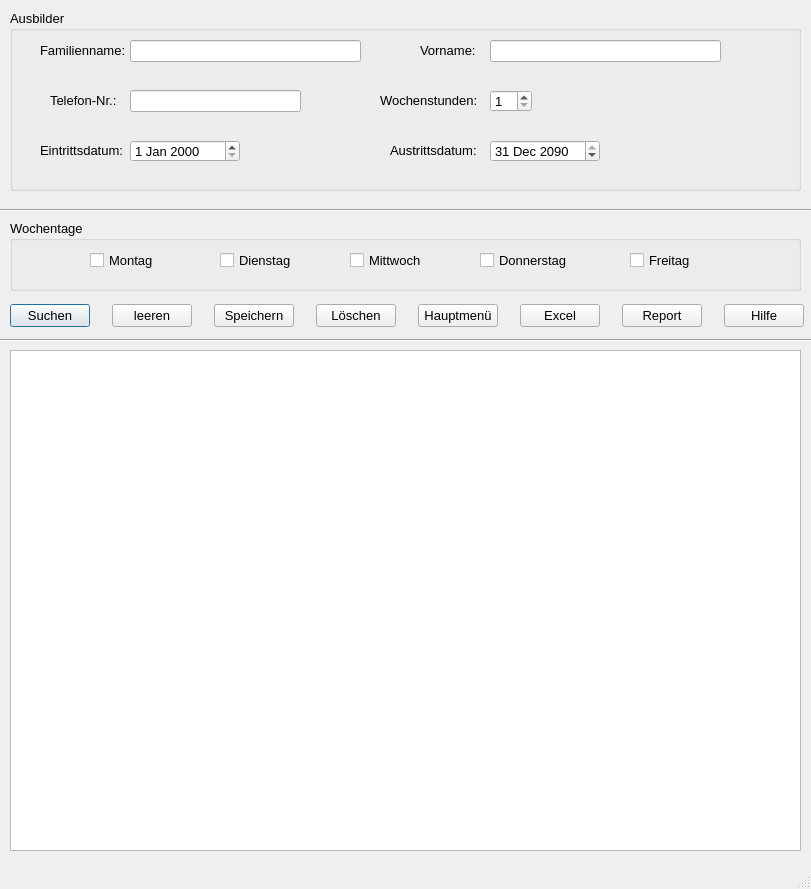
<?xml version="1.0" encoding="UTF-8"?>
<ui version="4.0">
 <class>Ausbilder</class>
 <widget class="QDialog" name="Ausbilder">
  <property name="geometry">
   <rect>
    <x>0</x>
    <y>0</y>
    <width>811</width>
    <height>889</height>
   </rect>
  </property>
  <property name="minimumSize">
   <size>
    <width>761</width>
    <height>889</height>
   </size>
  </property>
  <property name="font">
   <font>
    <pointsize>10</pointsize>
   </font>
  </property>
  <property name="windowTitle">
   <string>Ausbilder</string>
  </property>
  <property name="sizeGripEnabled">
   <bool>true</bool>
  </property>
  <widget class="Line" name="line">
   <property name="geometry">
    <rect>
     <x>-60</x>
     <y>190</y>
     <width>871</width>
     <height>41</height>
    </rect>
   </property>
   <property name="orientation">
    <enum>Qt::Horizontal</enum>
   </property>
  </widget>
  <widget class="QGroupBox" name="groupBox">
   <property name="geometry">
    <rect>
     <x>10</x>
     <y>10</y>
     <width>791</width>
     <height>181</height>
    </rect>
   </property>
   <property name="title">
    <string>Ausbilder</string>
   </property>
   <property name="flat">
    <bool>false</bool>
   </property>
   <widget class="QLabel" name="l_Familienname">
    <property name="geometry">
     <rect>
      <x>30</x>
      <y>30</y>
      <width>91</width>
      <height>21</height>
     </rect>
    </property>
    <property name="text">
     <string>Familienname:</string>
    </property>
   </widget>
   <widget class="QLineEdit" name="le_Familienname">
    <property name="geometry">
     <rect>
      <x>120</x>
      <y>30</y>
      <width>231</width>
      <height>22</height>
     </rect>
    </property>
   </widget>
   <widget class="QLineEdit" name="le_Telefon">
    <property name="geometry">
     <rect>
      <x>120</x>
      <y>80</y>
      <width>171</width>
      <height>22</height>
     </rect>
    </property>
   </widget>
   <widget class="QLabel" name="l_Telefon">
    <property name="geometry">
     <rect>
      <x>40</x>
      <y>80</y>
      <width>71</width>
      <height>21</height>
     </rect>
    </property>
    <property name="text">
     <string>Telefon-Nr.:</string>
    </property>
   </widget>
   <widget class="QLabel" name="l_Eintrittsdatum">
    <property name="geometry">
     <rect>
      <x>30</x>
      <y>130</y>
      <width>91</width>
      <height>21</height>
     </rect>
    </property>
    <property name="text">
     <string>Eintrittsdatum:</string>
    </property>
   </widget>
   <widget class="QLineEdit" name="le_Vorname">
    <property name="geometry">
     <rect>
      <x>480</x>
      <y>30</y>
      <width>231</width>
      <height>22</height>
     </rect>
    </property>
   </widget>
   <widget class="QLabel" name="l_Vorname">
    <property name="geometry">
     <rect>
      <x>410</x>
      <y>30</y>
      <width>61</width>
      <height>21</height>
     </rect>
    </property>
    <property name="text">
     <string>Vorname:</string>
    </property>
   </widget>
   <widget class="QLabel" name="l_Austrittsdatum">
    <property name="geometry">
     <rect>
      <x>380</x>
      <y>130</y>
      <width>91</width>
      <height>21</height>
     </rect>
    </property>
    <property name="text">
     <string>Austrittsdatum:</string>
    </property>
   </widget>
   <widget class="QSpinBox" name="sb_Wochenstunden">
    <property name="geometry">
     <rect>
      <x>480</x>
      <y>80</y>
      <width>42</width>
      <height>22</height>
     </rect>
    </property>
    <property name="minimum">
     <number>1</number>
    </property>
    <property name="maximum">
     <number>50</number>
    </property>
   </widget>
   <widget class="QLabel" name="l_Wochenstunden">
    <property name="geometry">
     <rect>
      <x>370</x>
      <y>80</y>
      <width>111</width>
      <height>21</height>
     </rect>
    </property>
    <property name="text">
     <string>Wochenstunden:</string>
    </property>
   </widget>
   <widget class="QDateEdit" name="de_Eintritt">
    <property name="geometry">
     <rect>
      <x>120</x>
      <y>130</y>
      <width>110</width>
      <height>22</height>
     </rect>
    </property>
   </widget>
   <widget class="QDateEdit" name="de_Austritt">
    <property name="geometry">
     <rect>
      <x>480</x>
      <y>130</y>
      <width>110</width>
      <height>22</height>
     </rect>
    </property>
    <property name="dateTime">
     <datetime>
      <hour>0</hour>
      <minute>0</minute>
      <second>0</second>
      <year>2090</year>
      <month>12</month>
      <day>31</day>
     </datetime>
    </property>
    <property name="maximumDateTime">
     <datetime>
      <hour>23</hour>
      <minute>59</minute>
      <second>59</second>
      <year>2090</year>
      <month>12</month>
      <day>31</day>
     </datetime>
    </property>
   </widget>
  </widget>
  <widget class="QGroupBox" name="groupBox_2">
   <property name="geometry">
    <rect>
     <x>10</x>
     <y>220</y>
     <width>791</width>
     <height>71</height>
    </rect>
   </property>
   <property name="title">
    <string>Wochentage</string>
   </property>
   <property name="flat">
    <bool>false</bool>
   </property>
   <widget class="QCheckBox" name="cb_montag">
    <property name="geometry">
     <rect>
      <x>80</x>
      <y>30</y>
      <width>81</width>
      <height>20</height>
     </rect>
    </property>
    <property name="text">
     <string>Montag</string>
    </property>
   </widget>
   <widget class="QCheckBox" name="cb_Dienstag">
    <property name="geometry">
     <rect>
      <x>210</x>
      <y>30</y>
      <width>81</width>
      <height>20</height>
     </rect>
    </property>
    <property name="text">
     <string>Dienstag</string>
    </property>
   </widget>
   <widget class="QCheckBox" name="cb_Mittwoch">
    <property name="geometry">
     <rect>
      <x>340</x>
      <y>30</y>
      <width>81</width>
      <height>20</height>
     </rect>
    </property>
    <property name="text">
     <string>Mittwoch</string>
    </property>
   </widget>
   <widget class="QCheckBox" name="cb_Donnerstag">
    <property name="geometry">
     <rect>
      <x>470</x>
      <y>30</y>
      <width>91</width>
      <height>20</height>
     </rect>
    </property>
    <property name="text">
     <string>Donnerstag</string>
    </property>
   </widget>
   <widget class="QCheckBox" name="cb_Freitag">
    <property name="geometry">
     <rect>
      <x>620</x>
      <y>30</y>
      <width>71</width>
      <height>20</height>
     </rect>
    </property>
    <property name="text">
     <string>Freitag</string>
    </property>
   </widget>
  </widget>
  <widget class="Line" name="line_2">
   <property name="geometry">
    <rect>
     <x>-140</x>
     <y>320</y>
     <width>971</width>
     <height>41</height>
    </rect>
   </property>
   <property name="orientation">
    <enum>Qt::Horizontal</enum>
   </property>
  </widget>
  <widget class="QTableWidget" name="tw_anzeige">
   <property name="geometry">
    <rect>
     <x>10</x>
     <y>350</y>
     <width>791</width>
     <height>501</height>
    </rect>
   </property>
   <property name="sizeAdjustPolicy">
    <enum>QAbstractScrollArea::AdjustIgnored</enum>
   </property>
   <property name="editTriggers">
    <set>QAbstractItemView::NoEditTriggers</set>
   </property>
   <property name="alternatingRowColors">
    <bool>true</bool>
   </property>
   <attribute name="verticalHeaderVisible">
    <bool>false</bool>
   </attribute>
  </widget>
  <widget class="QLabel" name="lab_INFO">
   <property name="geometry">
    <rect>
     <x>10</x>
     <y>860</y>
     <width>791</width>
     <height>21</height>
    </rect>
   </property>
   <property name="font">
    <font>
     <pointsize>10</pointsize>
    </font>
   </property>
   <property name="text">
    <string/>
   </property>
  </widget>
  <widget class="QWidget" name="">
   <property name="geometry">
    <rect>
     <x>10</x>
     <y>300</y>
     <width>794</width>
     <height>31</height>
    </rect>
   </property>
   <layout class="QHBoxLayout" name="horizontalLayout">
    <property name="spacing">
     <number>22</number>
    </property>
    <item>
     <widget class="QPushButton" name="pb_suchen">
      <property name="text">
       <string>Suchen</string>
      </property>
      <property name="icon">
       <iconset>
        <normaloff>../../_Symbole/UsedSymbols/searchmagnifierinterfacesymbol1_79893.ico</normaloff>../../_Symbole/UsedSymbols/searchmagnifierinterfacesymbol1_79893.ico</iconset>
      </property>
     </widget>
    </item>
    <item>
     <widget class="QPushButton" name="pb_Speichern_2">
      <property name="text">
       <string>leeren</string>
      </property>
      <property name="icon">
       <iconset>
        <normaloff>Z:/Knapp_Apprentice_Training/_Symbole/UsedSymbols/-clear_90704.ico</normaloff>Z:/Knapp_Apprentice_Training/_Symbole/UsedSymbols/-clear_90704.ico</iconset>
      </property>
     </widget>
    </item>
    <item>
     <widget class="QPushButton" name="pb_Speichern">
      <property name="text">
       <string>Speichern</string>
      </property>
      <property name="icon">
       <iconset>
        <normaloff>../../_Symbole/UsedSymbols/save_3621.ico</normaloff>../../_Symbole/UsedSymbols/save_3621.ico</iconset>
      </property>
     </widget>
    </item>
    <item>
     <widget class="QPushButton" name="pb_Loeschen">
      <property name="text">
       <string>Löschen</string>
      </property>
      <property name="icon">
       <iconset>
        <normaloff>../../_Symbole/UsedSymbols/seo-social-web-network-internet_262_icon-icons.com_61518.ico</normaloff>../../_Symbole/UsedSymbols/seo-social-web-network-internet_262_icon-icons.com_61518.ico</iconset>
      </property>
     </widget>
    </item>
    <item>
     <widget class="QPushButton" name="pb_Abbrechen">
      <property name="minimumSize">
       <size>
        <width>0</width>
        <height>0</height>
       </size>
      </property>
      <property name="text">
       <string>Hauptmenü</string>
      </property>
      <property name="icon">
       <iconset>
        <normaloff>../../_Symbole/UsedSymbols/log-out_icon-icons.com_50106.ico</normaloff>../../_Symbole/UsedSymbols/log-out_icon-icons.com_50106.ico</iconset>
      </property>
     </widget>
    </item>
    <item>
     <widget class="QPushButton" name="pb_excel">
      <property name="text">
       <string>Excel</string>
      </property>
      <property name="icon">
       <iconset>
        <normaloff>../../_Symbole/UsedSymbols/microsoft_excel_icon_132212.ico</normaloff>../../_Symbole/UsedSymbols/microsoft_excel_icon_132212.ico</iconset>
      </property>
     </widget>
    </item>
    <item>
     <widget class="QPushButton" name="pb_report">
      <property name="text">
       <string>Report</string>
      </property>
      <property name="icon">
       <iconset>
        <normaloff>../../_Symbole/UsedSymbols/reporting_noun_report_document_file_icon_148360.ico</normaloff>../../_Symbole/UsedSymbols/reporting_noun_report_document_file_icon_148360.ico</iconset>
      </property>
     </widget>
    </item>
    <item>
     <widget class="QPushButton" name="pb_Hilfe">
      <property name="text">
       <string>Hilfe</string>
      </property>
      <property name="icon">
       <iconset>
        <normaloff>../../_Symbole/UsedSymbols/info_13213.ico</normaloff>../../_Symbole/UsedSymbols/info_13213.ico</iconset>
      </property>
     </widget>
    </item>
   </layout>
  </widget>
 </widget>
 <tabstops>
  <tabstop>le_Familienname</tabstop>
  <tabstop>le_Vorname</tabstop>
  <tabstop>le_Telefon</tabstop>
  <tabstop>sb_Wochenstunden</tabstop>
  <tabstop>de_Eintritt</tabstop>
  <tabstop>de_Austritt</tabstop>
  <tabstop>cb_montag</tabstop>
  <tabstop>cb_Dienstag</tabstop>
  <tabstop>cb_Mittwoch</tabstop>
  <tabstop>cb_Donnerstag</tabstop>
  <tabstop>cb_Freitag</tabstop>
  <tabstop>pb_suchen</tabstop>
  <tabstop>pb_Speichern</tabstop>
  <tabstop>pb_Loeschen</tabstop>
  <tabstop>pb_Abbrechen</tabstop>
  <tabstop>pb_excel</tabstop>
  <tabstop>pb_report</tabstop>
  <tabstop>pb_Hilfe</tabstop>
  <tabstop>tw_anzeige</tabstop>
 </tabstops>
 <resources/>
 <connections/>
</ui>
